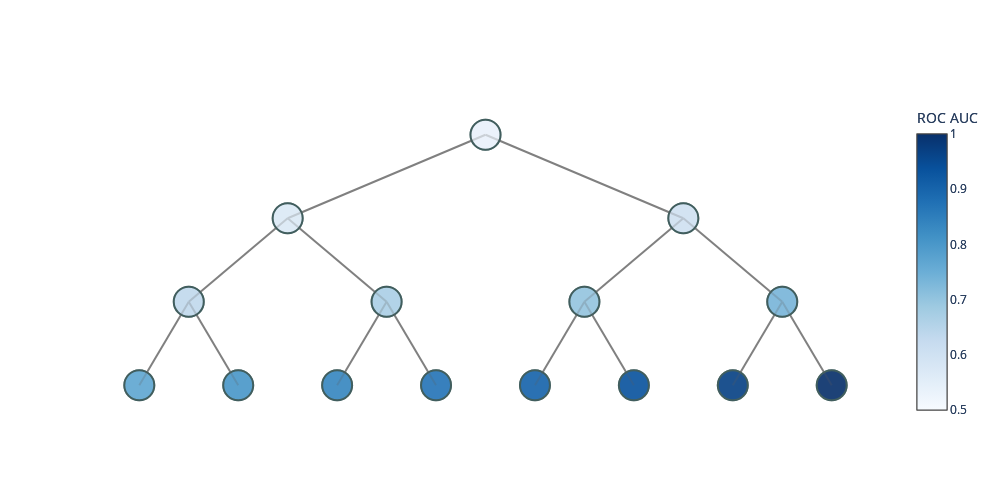

Here is the notebook cell this chart was saved with:
### Code cell
import plotly.graph_objects as go
import numpy as np

# text_dic = { 1:'', 2:'1', 3:'0', 4:'1', 5: '0', 6:'1', 7:'0', 8:'1', 9:'0', 10:'1', 11:'0', 12:'1', 13:'0', 14:'1', 15:'0'}
def plot_binary_tree(node_scores, node_sizes):
    if len(node_scores) != 15 or len(node_sizes) != 15:
        print("Please provide the color and size for all 15 nodes!")
        return

    # Define node positions
    x = [0, -1, 1, -1.5, -0.5, 0.5, 1.5, -1.75, -1.25, -0.75, -0.25, 0.25, 0.75, 1.25, 1.75]
    y = [3, 2, 2, 1, 1, 1, 1, 0, 0, 0, 0, 0, 0, 0, 0]

    # Create node traces
    nodes_trace = go.Scatter(
        x=x,
        y=y,
        mode="markers+text",
        marker=dict(
            size=node_sizes, 
            color=node_scores, 
            colorscale="Blues", # Or any other colorscale
            colorbar=dict(title="ROC AUC"), 
            showscale=True, 
            cmin=0.5,
            cmax=1.0,
            line=dict(width=2,
                                        color='DarkSlateGrey')

        ),
        # text= [text_dic[i] for i in range(1, 16)],  # Label nodes 1-15
        textposition="top center",
        showlegend=False,
    )

    
    fig = go.Figure(nodes_trace)
    # Define lines connecting the nodes
    for idx, (start, end) in enumerate(lines, 1):
        x_values = [start[0], end[0], None]
        y_values = [start[1], end[1], None]
        line_trace = go.Scatter(
            x=x_values,
            y=y_values,
            mode="lines",
            line=dict(color="gray", ),
            showlegend=False,
        )
        fig.add_trace(line_trace)

    fig.add_trace(nodes_trace)
    # Adjust layout settings to remove background and axes
    fig.update_layout(
        plot_bgcolor="rgba(256, 256, 256, 200)", # Transparent background
        paper_bgcolor="rgba(256, 256, 256, 200)", # Transparent surrounding area
        xaxis=dict(showgrid=False, zeroline=False, showticklabels=False),
        yaxis=dict(showgrid=False, zeroline=False, showticklabels=False),
        width= 1000,
        height= 500,
    )
    # annotate with separator
    #fig.add_annotation(x=0, y=1.8, text="Vocab", showarrow=False, yshift=10, font=dict(size=20), )
    #fig.add_annotation(x=0, y=1., text="Background", showarrow=False, yshift=10, font=dict(size=20))
    #fig.add_annotation(x=0, y=.0, text="SEP", showarrow=False, yshift=10, font=dict(size=20))

    fig.show()
    fig.write_image("tree.png")
# Example usage:
scores = np.array([10, 20, 30, 40, 50, 60, 70, 80, 90, 100, 110, 120, 130, 140, 150])
scores = scores / (np.max(scores)*2) + .5  # Normalize scores to be between 0 and 1
sizes = 15*[30]

plot_binary_tree(scores, sizes)

### Figure 1 — Plotly figure (JSON) as saved in the notebook; plotly's stock layout.template omitted (floating-point values rounded to 4 significant figures)
{"data": [{"marker": {"cmax": 1, "cmin": 0.5, "color": [0.5333, 0.5667, 0.6, 0.6333, 0.6667, 0.7, 0.7333, 0.7667, 0.8, 0.8333, 0.8667, 0.9, 0.9333, 0.9667, 1], "colorbar": {"title": {"text": "ROC AUC"}}, "colorscale": [[0, "rgb(247,251,255)"], [0.125, "rgb(222,235,247)"], [0.25, "rgb(198,219,239)"], [0.375, "rgb(158,202,225)"], [0.5, "rgb(107,174,214)"], [0.625, "rgb(66,146,198)"], [0.75, "rgb(33,113,181)"], [0.875, "rgb(8,81,156)"], [1, "rgb(8,48,107)"]], "line": {"color": "DarkSlateGrey", "width": 2}, "showscale": true, "size": [30, 30, 30, 30, 30, 30, 30, 30, 30, 30, 30, 30, 30, 30, 30]}, "mode": "markers+text", "showlegend": false, "textposition": "top center", "type": "scatter", "x": [0, -1, 1, -1.5, -0.5, 0.5, 1.5, -1.75, -1.25, -0.75, -0.25, 0.25, 0.75, 1.25, 1.75], "y": [3, 2, 2, 1, 1, 1, 1, 0, 0, 0, 0, 0, 0, 0, 0]}, {"line": {"color": "gray"}, "mode": "lines", "showlegend": false, "type": "scatter", "x": [0, -1, null], "y": [3, 2, null]}, {"line": {"color": "gray"}, "mode": "lines", "showlegend": false, "type": "scatter", "x": [0, 1, null], "y": [3, 2, null]}, {"line": {"color": "gray"}, "mode": "lines", "showlegend": false, "type": "scatter", "x": [-1, -1.5, null], "y": [2, 1, null]}, {"line": {"color": "gray"}, "mode": "lines", "showlegend": false, "type": "scatter", "x": [-1, -0.5, null], "y": [2, 1, null]}, {"line": {"color": "gray"}, "mode": "lines", "showlegend": false, "type": "scatter", "x": [1, 0.5, null], "y": [2, 1, null]}, {"line": {"color": "gray"}, "mode": "lines", "showlegend": false, "type": "scatter", "x": [1, 1.5, null], "y": [2, 1, null]}, {"line": {"color": "gray"}, "mode": "lines", "showlegend": false, "type": "scatter", "x": [-1.5, -1.75, null], "y": [1, 0, null]}, {"line": {"color": "gray"}, "mode": "lines", "showlegend": false, "type": "scatter", "x": [-1.5, -1.25, null], "y": [1, 0, null]}, {"line": {"color": "gray"}, "mode": "lines", "showlegend": false, "type": "scatter", "x": [-0.5, -0.75, null], "y": [1, 0, null]}, {"line": {"color": "gray"}, "mode": "lines", "showlegend": false, "type": "scatter", "x": [-0.5, -0.25, null], "y": [1, 0, null]}, {"line": {"color": "gray"}, "mode": "lines", "showlegend": false, "type": "scatter", "x": [0.5, 0.25, null], "y": [1, 0, null]}, {"line": {"color": "gray"}, "mode": "lines", "showlegend": false, "type": "scatter", "x": [0.5, 0.75, null], "y": [1, 0, null]}, {"line": {"color": "gray"}, "mode": "lines", "showlegend": false, "type": "scatter", "x": [1.5, 1.25, null], "y": [1, 0, null]}, {"line": {"color": "gray"}, "mode": "lines", "showlegend": false, "type": "scatter", "x": [1.5, 1.75, null], "y": [1, 0, null]}, {"marker": {"cmax": 1, "cmin": 0.5, "color": [0.5333, 0.5667, 0.6, 0.6333, 0.6667, 0.7, 0.7333, 0.7667, 0.8, 0.8333, 0.8667, 0.9, 0.9333, 0.9667, 1], "colorbar": {"title": {"text": "ROC AUC"}}, "colorscale": [[0, "rgb(247,251,255)"], [0.125, "rgb(222,235,247)"], [0.25, "rgb(198,219,239)"], [0.375, "rgb(158,202,225)"], [0.5, "rgb(107,174,214)"], [0.625, "rgb(66,146,198)"], [0.75, "rgb(33,113,181)"], [0.875, "rgb(8,81,156)"], [1, "rgb(8,48,107)"]], "line": {"color": "DarkSlateGrey", "width": 2}, "showscale": true, "size": [30, 30, 30, 30, 30, 30, 30, 30, 30, 30, 30, 30, 30, 30, 30]}, "mode": "markers+text", "showlegend": false, "textposition": "top center", "type": "scatter", "x": [0, -1, 1, -1.5, -0.5, 0.5, 1.5, -1.75, -1.25, -0.75, -0.25, 0.25, 0.75, 1.25, 1.75], "y": [3, 2, 2, 1, 1, 1, 1, 0, 0, 0, 0, 0, 0, 0, 0]}], "layout": {"height": 500, "paper_bgcolor": "rgba(256, 256, 256, 200)", "plot_bgcolor": "rgba(256, 256, 256, 200)", "width": 1000, "xaxis": {"showgrid": false, "showticklabels": false, "zeroline": false}, "yaxis": {"showgrid": false, "showticklabels": false, "zeroline": false}}}
